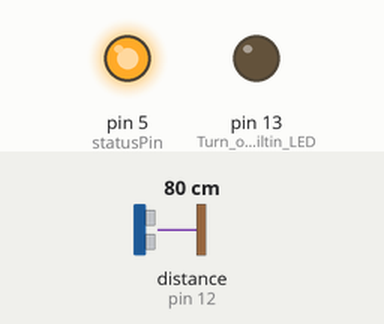
Simulated run of this sketch. Board: Arduino Uno, built with avr-gcc and run on an emulated ATmega328P. Parts: output pins drawn as LEDs (lit = HIGH). Wiring (inferred from the names in the program): ultrasonic range finder: trigger pin 11; echo pin 12. Inputs (shaded band) come from the test bench; at power-on: distance to the obstacle (sensor on pin 12) 80 cm. The echo pulse lasts 58.3 µs per cm; pins used as bus, display or sensor lines are not drawn.

Above: at 1.2 s.
1.3 s: distance to the obstacle (sensor on pin 12) set to 13 cm
2.8 s: distance to the obstacle (sensor on pin 12) set to 10 cm
At 3.8 s:
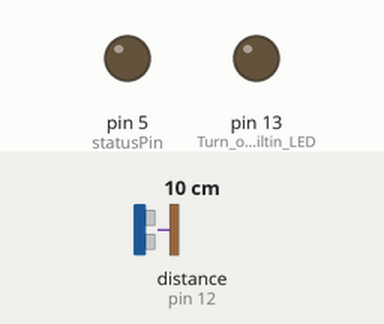
4.3 s: distance to the obstacle (sensor on pin 12) set to 18 cm
At 4.9 s:
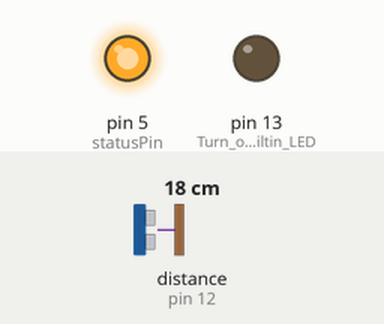
5.8 s: distance to the obstacle (sensor on pin 12) set to 2 cm
At 6.1 s:
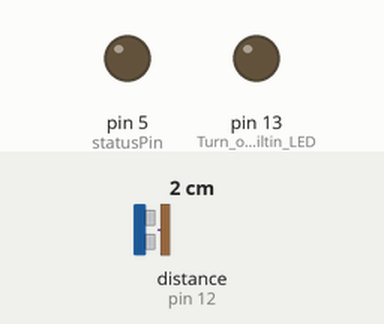
Timing chart, 0 to 8.3 s (numbered marks = the images above; inputs shaded):
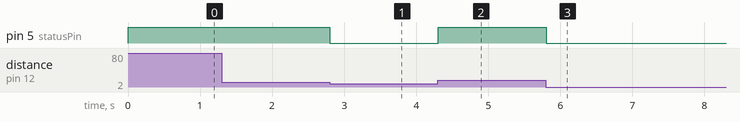

The sketch:

Arduino-Ultrasonic.ino
```cpp
#define echoPin 12  // attach pin D2 Arduino to pin Echo of HC-SR04
#define trigPin 11  // attach pin D3 Arduino to pin Trig of HC-SR04
#define statusPin 5 // high if door is open, low if door is closed, NOTE: This will be 5V, esp32
                    // needs 3.3V double check first, do not plug directly

// defines variables
long duration; // variable for the duration of sound wave travel
int distance;  // variable for the distance measurement

int last10Distances[10] = {0, 0, 0, 0, 0, 0, 0, 0, 0, 0};

void pushDistance(int dist) {
  // Push new value into distance queue and also filter out any spikes
  const int tolerance = 500; // Any spikes larger than a 500cm difference from
                             // previous will trigger filter

  while (dist - last10Distances[9] > tolerance) {
    // If a spike is detected, get median of last good distance and the new
    // measurement and store it as the new dist. Repeat this until the spike is
    // within the tolerance value
    dist = (dist + last10Distances[9]) / 2;
  }

  for (int i = 1; i < 10; ++i) {
    last10Distances[i - 1] = last10Distances[i];
  }
  last10Distances[9] = dist;
}

void setup() {
  pinMode(trigPin, OUTPUT); // Sets the trigPin as an OUTPUT
  pinMode(echoPin, INPUT);  // Sets the echoPin as an INPUT
  pinMode(statusPin, OUTPUT);
  pinMode(13, OUTPUT); // Turn off builtin LED
  digitalWrite(13, LOW);
  // Serial.begin(9600); // // Serial Communication is starting with 9600 of
  // baudrate speed
}
void loop() {
  // Clears the trigPin condition
  digitalWrite(trigPin, LOW);
  delayMicroseconds(2);
  // Sets the trigPin HIGH (ACTIVE) for 10 microseconds
  digitalWrite(trigPin, HIGH);
  delayMicroseconds(10);
  digitalWrite(trigPin, LOW);
  // Reads the echoPin, returns the sound wave travel time in microseconds
  duration = pulseIn(echoPin, HIGH);
  // Calculating the distance
  pushDistance(duration * 0.034 / 2); // Speed of sound wave divided by 2 (go and back)
  // Displays the distance on the Serial Monitor
  Serial.print("Distance: ");
  Serial.print(last10Distances[9]);
  Serial.println(" cm");

  if (last10Distances[9] > 10) {
    Serial.println("Door open");
    digitalWrite(statusPin, HIGH);
  } else {
    Serial.println("Door closed");
    digitalWrite(statusPin, LOW);
  }
}
```

Measured:
- the behaviour switches between 12 and 11 cm on distance to the obstacle (sensor on pin 12) (found by bisection; images 0 and 1)
- after the input at 1.3 s, every drawn part: stays the same
- after the input at 2.8 s, pin 5 (statusPin): HIGH → LOW at once
- after the input at 4.3 s, pin 5 (statusPin): LOW → HIGH at once
- after the input at 5.8 s, pin 5 (statusPin): HIGH → LOW at once
